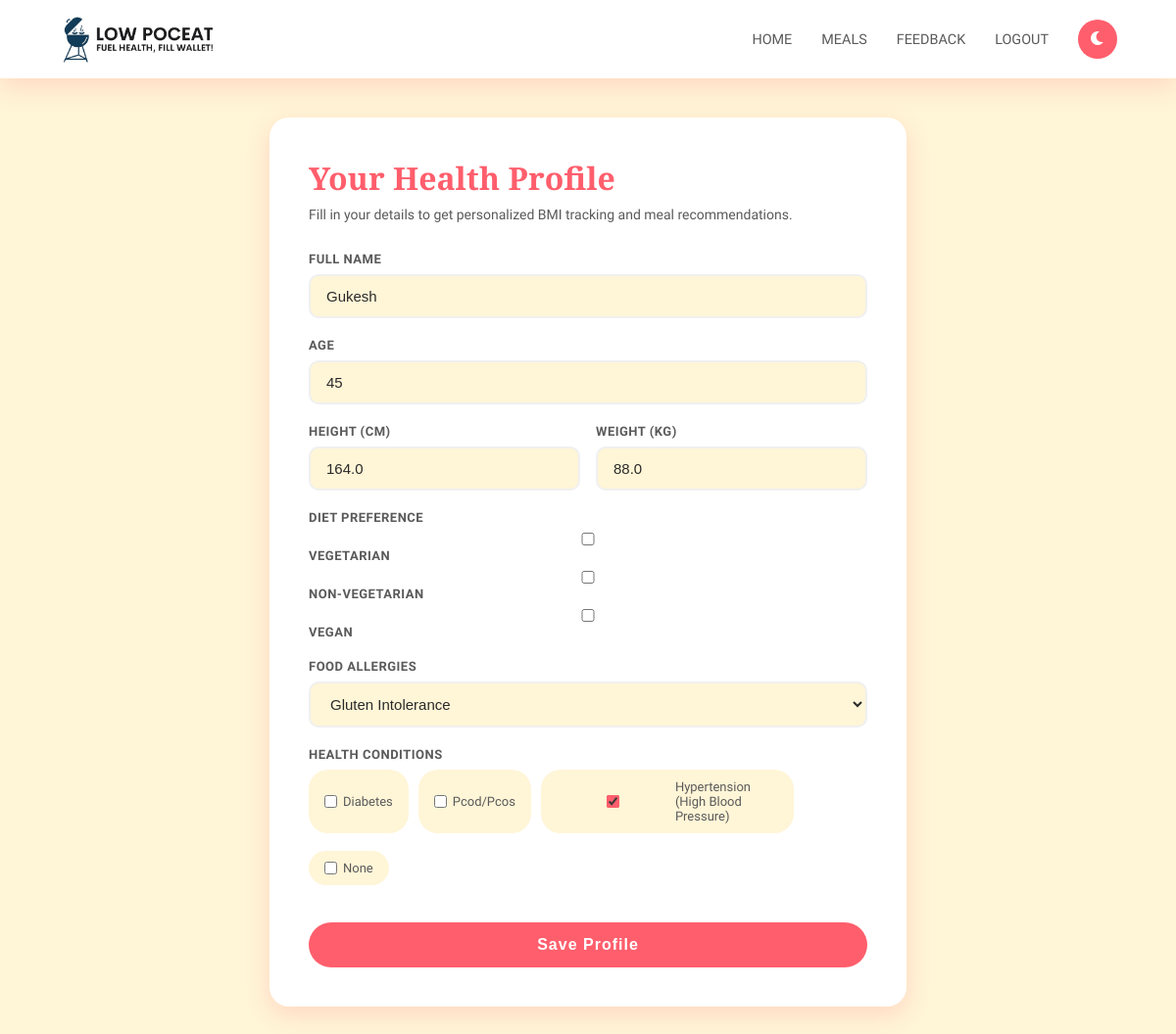
/profile/ (signed in), run on the app's committed database.
### demo/models.py (models this page shows, shortened)
class UserProfile(models.Model):
    DIET_CHOICES = [
        ('Vegan', 'Vegan'),
        ('Vegetarian', 'Vegetarian'),
        ('Non-Vegetarian', 'Non-Vegetarian'),
    ]
    user = models.OneToOneField(User, on_delete=models.CASCADE)
    bio = models.TextField(blank=True, null=True)
    profile_image = models.ImageField(upload_to='profiles/', blank=True, null=True)
    name = models.CharField(max_length=100)
    age = models.IntegerField()
    height = models.FloatField()
    weight = models.FloatField()
    diet_pref = models.CharField(max_length=200, blank=True, null=True)
    food_allergies = models.CharField(max_length=100, blank=True, null=True)
    health_con = models.ManyToManyField(HealthConditions, blank=True)  # User's health conditions

class HealthConditions(models.Model):
    name = models.CharField(max_length=100, unique=True)
    def __str__(self):
        return self.name

### demo/views.py (the view)
# urls.py: path('profile/', views.user_profile, name='user_profile'),
@login_required
def user_profile(request):
    if request.method == 'POST':
        form = UserProfileForm(request.POST)
        if form.is_valid():
            user_profile, created = UserProfile.objects.update_or_create(
                user=request.user,  # Associate the form data with the logged-in user
                defaults={
                    'name': form.cleaned_data['name'],
                    'age': form.cleaned_data['age'],
                    'height': form.cleaned_data['height'],
                    'weight': form.cleaned_data['weight'],
                    'diet_pref': form.cleaned_data['diet_pref'],
                    'food_allergies': form.cleaned_data['food_allergies'],
                }
            )
            user_profile.health_con.set(form.cleaned_data['health_con'])
            messages.success(request, "Your profile has been updated successfully!")
            return redirect('profile_success')  # Redirect to the success page
        else:
            messages.error(request, "There was an error with your submission.")
    else:
        user_profile = UserProfile.objects.filter(user=request.user).first()
        if user_profile:
            form = UserProfileForm(instance=user_profile)
        else:
            form = UserProfileForm()
    return render(request, 'demo/userprofile.html', {'form': form})

### demo/forms.py
class UserProfileForm(forms.ModelForm):
    diet_pref = forms.MultipleChoiceField(
        choices=[
            ('Vegetarian', 'Vegetarian'),
            ('Non-Vegetarian', 'Non-Vegetarian'),
            ('Vegan', 'Vegan'),
        ],
        widget=forms.CheckboxSelectMultiple,
        required=False
    )
    food_allergies = forms.ChoiceField(
        choices=[
            ('lactose_intolerance', 'Lactose Intolerance'),
            ('gluten_intolerance', 'Gluten Intolerance'),
            ('fructose_intolerance', 'Fructose Intolerance'),
            ('histamine_intolerance', 'Histamine Intolerance'),
        ],
        widget=forms.Select,
        required=False
    )
    health_con = forms.ModelMultipleChoiceField(
        queryset= HealthConditions.objects.all(),
        widget=forms.CheckboxSelectMultiple,
        required=False
    )
    class Meta:
        model = UserProfile
        fields = ['name', 'age', 'height', 'weight', 'diet_pref', 'food_allergies', 'health_con']

### demo/templates/demo/userprofile.html (shortened to what this page needs)
{% load static %}
<!DOCTYPE html>
<html lang="en">
<head>
    <link rel="stylesheet" href="https://cdnjs.cloudflare.com/ajax/libs/font-awesome/6.0.0/css/all.min.css">
</head>
<body>
    <nav class="navbar">
        <img src="{% static 'demo/images/loogo.png' %}" alt="Logo" class="logo">
        <div class="nav-links">
            <a href="{% url 'home' %}">Home</a>
            <a href="{% url 'recipe_list' %}">Meals</a>
            <a href="{% url 'feedback_page' %}">Feedback</a>
            <a href="{% url 'logout' %}">Logout</a>
            <button class="dark-mode-toggle"></button>
        </div>
    </nav>
    <div class="page-wrapper">
        <div class="form-card">
            <h2>Your Health Profile</h2>
            <p class="subtitle">Fill in your details to get personalized BMI tracking and meal recommendations.</p>
            <form method="POST">
                <div class="form-group">
                    <label>Full Name</label>
                    {{ form.name }}
                </div>
                <div class="form-group">
                    <label>Age</label>
                    {{ form.age }}
                </div>
                <div style="display:flex; gap:16px;">
                    <div class="form-group" style="flex:1;">
                        <label>Height (cm)</label>
                        {{ form.height }}
                    </div>
                    <div class="form-group" style="flex:1;">
                        <label>Weight (kg)</label>
                        {{ form.weight }}
                    </div>
                </div>
                <div class="form-group">
                    <label>Diet Preference</label>
                    {{ form.diet_pref }}
                </div>
                <div class="form-group">
                    <label>Food Allergies</label>
                    {{ form.food_allergies }}
                </div>
                <div class="form-group">
                    <label>Health Conditions</label>
                    <div class="checkbox-grid">
                        {% for checkbox in form.health_con %}
                        <label>
                            {{ checkbox.tag }} {{ checkbox.choice_label }}
                        </label>
                        {% endfor %}
                    </div>
                </div>
                <button type="submit" class="submit-btn">Save Profile</button>
            </form>
        </div>
    </div>
</body>
</html>

### demo/templates/demo/userprofile.html (style rules this page uses)
:root { --primary-color: #FF5E6C; --accent-color: #FEB300; --background-dark: #FFF5D7; --background-light: #FFFFFF; --text-dark: #2A2A2A; --text-light: #5A5A5A; --navbar-background: #FFFFFF; --shadow-glow: 0 8px 25px rgba(255, 94, 108, 0.2); --border-radius: 20px; --navbar-height: 80px; }
* { margin: 0; padding: 0; box-sizing: border-box; transition: all 0.3s ease; }
body { font-family: 'Gothic A1', sans-serif; background: var(--background-dark); color: var(--text-dark); }
.navbar { position: fixed; top: 0; width: 100%; padding: 20px 60px; background: var(--navbar-background); display: flex; justify-content: space-between; align-items: center; z-index: 1000; height: var(--navbar-height); box-shadow: var(--shadow-glow); }
.navbar .logo { width: 160px; }
.nav-links { display: flex; gap: 30px; align-items: center; }
.nav-links a { text-decoration: none; color: var(--text-light); font-weight: 500; text-transform: uppercase; font-size: 0.9rem; }
.dark-mode-toggle { width: 40px; height: 40px; background: var(--primary-color); border: none; border-radius: 50%; color: white; font-size: 16px; cursor: pointer; }
.page-wrapper { min-height: 100vh; padding: calc(var(--navbar-height) + 40px) 20px 40px; display: flex; align-items: center; justify-content: center; }
.form-card { background: var(--background-light); border-radius: var(--border-radius); padding: 40px; width: 100%; max-width: 650px; box-shadow: var(--shadow-glow); }
.form-card h2 { font-family: 'Playfair Display', serif; font-size: 2rem; color: var(--primary-color); margin-bottom: 8px; }
.form-card p.subtitle { color: var(--text-light); font-size: 14px; margin-bottom: 30px; }
.form-group { margin-bottom: 20px; }
.form-group label { display: block; font-size: 13px; font-weight: 600; color: var(--text-light); text-transform: uppercase; letter-spacing: 0.5px; margin-bottom: 8px; }
.form-group input, .form-group select, .form-group textarea { width: 100%; padding: 12px 16px; border: 2px solid #f0f0f0; border-radius: 10px; font-size: 15px; color: var(--text-dark); background: var(--background-dark); outline: none; }
.checkbox-grid { display: flex; flex-wrap: wrap; gap: 10px; margin-top: 8px; }
.checkbox-grid label { display: flex; align-items: center; gap: 6px; background: var(--background-dark); padding: 8px 14px; border-radius: 20px; font-size: 13px; font-weight: 400; text-transform: none; letter-spacing: 0; cursor: pointer; border: 2px solid transparent; }
.checkbox-grid input[type="checkbox"] { accent-color: var(--primary-color); }
.submit-btn { width: 100%; padding: 14px; background: var(--primary-color); color: white; border: none; border-radius: 50px; font-size: 16px; font-weight: 700; cursor: pointer; margin-top: 10px; letter-spacing: 1px; }

### data on the page
UserProfile: name "Gukesh", age "45", height "164.0", weight "88.0", diet_pref "☐ ☐ ☐", food_allergies "Gluten Intolerance"
HealthConditions: choice_label "Diabetes"
HealthConditions: choice_label "Pcod/Pcos"
HealthConditions: choice_label "Hypertension (High Blood Pressure)"
HealthConditions: choice_label "None"
